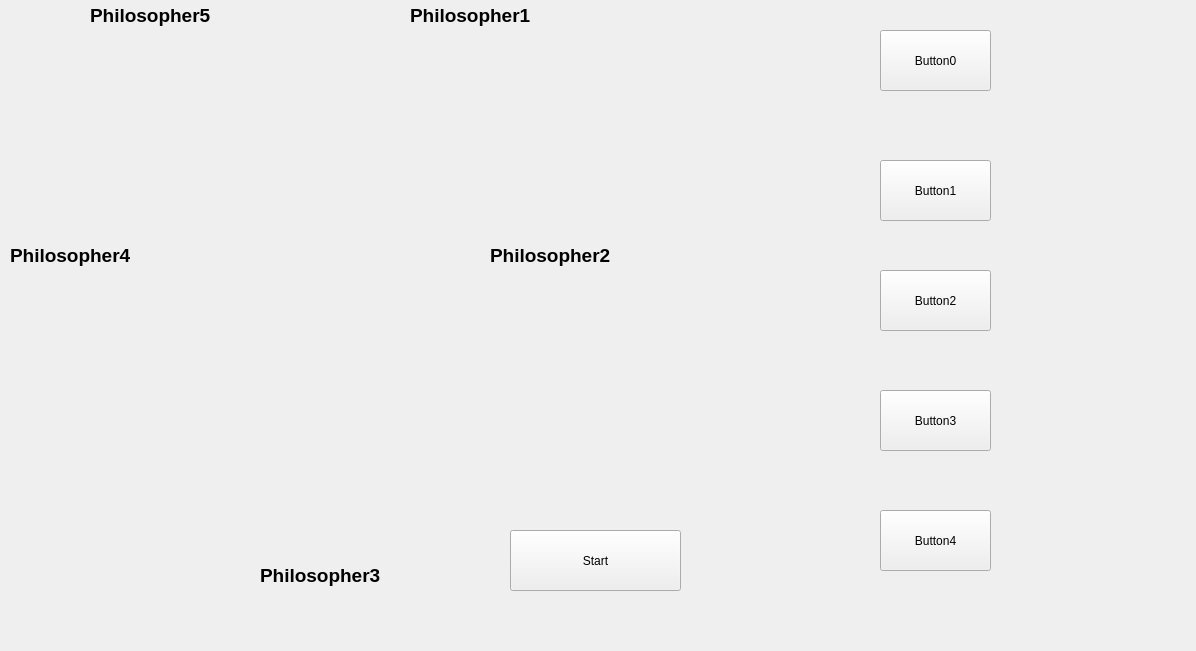
<?xml version="1.0" encoding="UTF-8"?>
<ui version="4.0">
 <class>MainWindow</class>
 <widget class="QMainWindow" name="MainWindow">
  <property name="geometry">
   <rect>
    <x>0</x>
    <y>0</y>
    <width>1196</width>
    <height>651</height>
   </rect>
  </property>
  <property name="sizePolicy">
   <sizepolicy hsizetype="Preferred" vsizetype="Preferred">
    <horstretch>0</horstretch>
    <verstretch>0</verstretch>
   </sizepolicy>
  </property>
  <property name="windowTitle">
   <string>MainWindow</string>
  </property>
  <widget class="QWidget" name="centralwidget">
   <widget class="QLabel" name="Table">
    <property name="geometry">
     <rect>
      <x>140</x>
      <y>90</y>
      <width>381</width>
      <height>381</height>
     </rect>
    </property>
    <property name="text">
     <string/>
    </property>
    <property name="pixmap">
     <pixmap resource="test.qrc">:/newPrefix/table.png</pixmap>
    </property>
   </widget>
   <widget class="QLabel" name="spa1">
    <property name="geometry">
     <rect>
      <x>380</x>
      <y>260</y>
      <width>101</width>
      <height>111</height>
     </rect>
    </property>
    <property name="text">
     <string/>
    </property>
    <property name="pixmap">
     <pixmap resource="test.qrc">:/newPrefix/spa1.png</pixmap>
    </property>
   </widget>
   <widget class="QLabel" name="spa2">
    <property name="geometry">
     <rect>
      <x>270</x>
      <y>350</y>
      <width>131</width>
      <height>111</height>
     </rect>
    </property>
    <property name="text">
     <string/>
    </property>
    <property name="pixmap">
     <pixmap resource="test.qrc">:/newPrefix/spa1.png</pixmap>
    </property>
   </widget>
   <widget class="QLabel" name="spa3">
    <property name="geometry">
     <rect>
      <x>150</x>
      <y>270</y>
      <width>131</width>
      <height>111</height>
     </rect>
    </property>
    <property name="text">
     <string/>
    </property>
    <property name="pixmap">
     <pixmap resource="test.qrc">:/newPrefix/spa1.png</pixmap>
    </property>
   </widget>
   <widget class="QLabel" name="spa5">
    <property name="geometry">
     <rect>
      <x>340</x>
      <y>140</y>
      <width>101</width>
      <height>101</height>
     </rect>
    </property>
    <property name="text">
     <string/>
    </property>
    <property name="pixmap">
     <pixmap resource="test.qrc">:/newPrefix/spa1.png</pixmap>
    </property>
   </widget>
   <widget class="QLabel" name="spa4">
    <property name="geometry">
     <rect>
      <x>190</x>
      <y>140</y>
      <width>101</width>
      <height>101</height>
     </rect>
    </property>
    <property name="text">
     <string/>
    </property>
    <property name="pixmap">
     <pixmap resource="test.qrc">:/newPrefix/spa1.png</pixmap>
    </property>
   </widget>
   <widget class="QPushButton" name="Button0">
    <property name="geometry">
     <rect>
      <x>880</x>
      <y>30</y>
      <width>111</width>
      <height>61</height>
     </rect>
    </property>
    <property name="text">
     <string>Button0</string>
    </property>
   </widget>
   <widget class="QPushButton" name="Button1">
    <property name="geometry">
     <rect>
      <x>880</x>
      <y>160</y>
      <width>111</width>
      <height>61</height>
     </rect>
    </property>
    <property name="text">
     <string>Button1</string>
    </property>
   </widget>
   <widget class="QPushButton" name="Button2">
    <property name="geometry">
     <rect>
      <x>880</x>
      <y>270</y>
      <width>111</width>
      <height>61</height>
     </rect>
    </property>
    <property name="text">
     <string>Button2</string>
    </property>
   </widget>
   <widget class="QPushButton" name="Button3">
    <property name="geometry">
     <rect>
      <x>880</x>
      <y>390</y>
      <width>111</width>
      <height>61</height>
     </rect>
    </property>
    <property name="text">
     <string>Button3</string>
    </property>
   </widget>
   <widget class="QLabel" name="fork2">
    <property name="geometry">
     <rect>
      <x>320</x>
      <y>310</y>
      <width>101</width>
      <height>121</height>
     </rect>
    </property>
    <property name="text">
     <string/>
    </property>
    <property name="pixmap">
     <pixmap resource="test.qrc">:/newPrefix/fork2.png</pixmap>
    </property>
   </widget>
   <widget class="QLabel" name="fork1">
    <property name="geometry">
     <rect>
      <x>350</x>
      <y>180</y>
      <width>141</width>
      <height>141</height>
     </rect>
    </property>
    <property name="text">
     <string/>
    </property>
    <property name="pixmap">
     <pixmap resource="test.qrc">:/newPrefix/fork1.png</pixmap>
    </property>
   </widget>
   <widget class="QLabel" name="fork3">
    <property name="geometry">
     <rect>
      <x>170</x>
      <y>310</y>
      <width>141</width>
      <height>131</height>
     </rect>
    </property>
    <property name="text">
     <string/>
    </property>
    <property name="pixmap">
     <pixmap resource="test.qrc">:/newPrefix/fork3.png</pixmap>
    </property>
   </widget>
   <widget class="QLabel" name="fork4">
    <property name="geometry">
     <rect>
      <x>120</x>
      <y>190</y>
      <width>141</width>
      <height>131</height>
     </rect>
    </property>
    <property name="text">
     <string/>
    </property>
    <property name="pixmap">
     <pixmap resource="test.qrc">:/newPrefix/fork4.png</pixmap>
    </property>
   </widget>
   <widget class="QLabel" name="fork0">
    <property name="geometry">
     <rect>
      <x>230</x>
      <y>90</y>
      <width>161</width>
      <height>161</height>
     </rect>
    </property>
    <property name="text">
     <string/>
    </property>
    <property name="pixmap">
     <pixmap resource="test.qrc">:/newPrefix/fork0.png</pixmap>
    </property>
    <property name="scaledContents">
     <bool>true</bool>
    </property>
    <property name="wordWrap">
     <bool>false</bool>
    </property>
   </widget>
   <widget class="QLabel" name="face1">
    <property name="geometry">
     <rect>
      <x>400</x>
      <y>30</y>
      <width>131</width>
      <height>121</height>
     </rect>
    </property>
    <property name="text">
     <string/>
    </property>
    <property name="pixmap">
     <pixmap resource="test.qrc">:/newPrefix/face2.png</pixmap>
    </property>
    <property name="scaledContents">
     <bool>true</bool>
    </property>
   </widget>
   <widget class="QLabel" name="face2">
    <property name="geometry">
     <rect>
      <x>480</x>
      <y>280</y>
      <width>131</width>
      <height>141</height>
     </rect>
    </property>
    <property name="text">
     <string/>
    </property>
    <property name="pixmap">
     <pixmap resource="test.qrc">:/newPrefix/face2.png</pixmap>
    </property>
    <property name="scaledContents">
     <bool>true</bool>
    </property>
   </widget>
   <widget class="QLabel" name="face5">
    <property name="geometry">
     <rect>
      <x>90</x>
      <y>40</y>
      <width>121</width>
      <height>131</height>
     </rect>
    </property>
    <property name="text">
     <string/>
    </property>
    <property name="pixmap">
     <pixmap resource="test.qrc">:/newPrefix/face1.png</pixmap>
    </property>
    <property name="scaledContents">
     <bool>true</bool>
    </property>
   </widget>
   <widget class="QLabel" name="face4">
    <property name="geometry">
     <rect>
      <x>20</x>
      <y>280</y>
      <width>131</width>
      <height>131</height>
     </rect>
    </property>
    <property name="text">
     <string/>
    </property>
    <property name="pixmap">
     <pixmap resource="test.qrc">:/newPrefix/face1.png</pixmap>
    </property>
    <property name="scaledContents">
     <bool>true</bool>
    </property>
   </widget>
   <widget class="QLabel" name="face3">
    <property name="geometry">
     <rect>
      <x>250</x>
      <y>450</y>
      <width>131</width>
      <height>121</height>
     </rect>
    </property>
    <property name="text">
     <string/>
    </property>
    <property name="pixmap">
     <pixmap resource="test.qrc">:/newPrefix/face.png</pixmap>
    </property>
    <property name="scaledContents">
     <bool>true</bool>
    </property>
   </widget>
   <widget class="QPushButton" name="Button4">
    <property name="geometry">
     <rect>
      <x>880</x>
      <y>510</y>
      <width>111</width>
      <height>61</height>
     </rect>
    </property>
    <property name="text">
     <string>Button4</string>
    </property>
   </widget>
   <widget class="QPushButton" name="Start_button">
    <property name="geometry">
     <rect>
      <x>510</x>
      <y>530</y>
      <width>171</width>
      <height>61</height>
     </rect>
    </property>
    <property name="text">
     <string>Start</string>
    </property>
   </widget>
   <widget class="QLabel" name="label">
    <property name="geometry">
     <rect>
      <x>410</x>
      <y>0</y>
      <width>121</width>
      <height>31</height>
     </rect>
    </property>
    <property name="text">
     <string>&lt;html&gt;&lt;head/&gt;&lt;body&gt;&lt;p&gt;&lt;span style=&quot; font-size:14pt; font-weight:700;&quot;&gt;Philosopher1&lt;/span&gt;&lt;/p&gt;&lt;/body&gt;&lt;/html&gt;</string>
    </property>
   </widget>
   <widget class="QLabel" name="label_2">
    <property name="geometry">
     <rect>
      <x>490</x>
      <y>240</y>
      <width>121</width>
      <height>31</height>
     </rect>
    </property>
    <property name="text">
     <string>&lt;html&gt;&lt;head/&gt;&lt;body&gt;&lt;p&gt;&lt;span style=&quot; font-size:14pt; font-weight:700;&quot;&gt;Philosopher2&lt;/span&gt;&lt;/p&gt;&lt;/body&gt;&lt;/html&gt;</string>
    </property>
   </widget>
   <widget class="QLabel" name="label_3">
    <property name="geometry">
     <rect>
      <x>260</x>
      <y>560</y>
      <width>121</width>
      <height>31</height>
     </rect>
    </property>
    <property name="text">
     <string>&lt;html&gt;&lt;head/&gt;&lt;body&gt;&lt;p&gt;&lt;span style=&quot; font-size:14pt; font-weight:700;&quot;&gt;Philosopher3&lt;/span&gt;&lt;/p&gt;&lt;/body&gt;&lt;/html&gt;</string>
    </property>
   </widget>
   <widget class="QLabel" name="label_4">
    <property name="geometry">
     <rect>
      <x>10</x>
      <y>240</y>
      <width>121</width>
      <height>31</height>
     </rect>
    </property>
    <property name="text">
     <string>&lt;html&gt;&lt;head/&gt;&lt;body&gt;&lt;p&gt;&lt;span style=&quot; font-size:14pt; font-weight:700;&quot;&gt;Philosopher4&lt;/span&gt;&lt;/p&gt;&lt;/body&gt;&lt;/html&gt;</string>
    </property>
   </widget>
   <widget class="QLabel" name="label_5">
    <property name="geometry">
     <rect>
      <x>90</x>
      <y>0</y>
      <width>121</width>
      <height>31</height>
     </rect>
    </property>
    <property name="text">
     <string>&lt;html&gt;&lt;head/&gt;&lt;body&gt;&lt;p&gt;&lt;span style=&quot; font-size:14pt; font-weight:700;&quot;&gt;Philosopher5&lt;/span&gt;&lt;/p&gt;&lt;/body&gt;&lt;/html&gt;</string>
    </property>
   </widget>
   <widget class="QLabel" name="phi1">
    <property name="geometry">
     <rect>
      <x>750</x>
      <y>10</y>
      <width>91</width>
      <height>101</height>
     </rect>
    </property>
    <property name="text">
     <string/>
    </property>
    <property name="pixmap">
     <pixmap resource="test.qrc">:/newPrefix/Philosopher/image/phi_thinking0.jpg</pixmap>
    </property>
    <property name="scaledContents">
     <bool>true</bool>
    </property>
   </widget>
   <widget class="QLabel" name="phi2">
    <property name="geometry">
     <rect>
      <x>750</x>
      <y>130</y>
      <width>91</width>
      <height>101</height>
     </rect>
    </property>
    <property name="text">
     <string/>
    </property>
    <property name="pixmap">
     <pixmap resource="test.qrc">:/newPrefix/Philosopher/image/phi_thinking0.jpg</pixmap>
    </property>
    <property name="scaledContents">
     <bool>true</bool>
    </property>
   </widget>
   <widget class="QLabel" name="phi3">
    <property name="geometry">
     <rect>
      <x>750</x>
      <y>250</y>
      <width>91</width>
      <height>101</height>
     </rect>
    </property>
    <property name="text">
     <string/>
    </property>
    <property name="pixmap">
     <pixmap resource="test.qrc">:/newPrefix/Philosopher/image/phi_thinking0.jpg</pixmap>
    </property>
    <property name="scaledContents">
     <bool>true</bool>
    </property>
   </widget>
   <widget class="QLabel" name="phi4">
    <property name="geometry">
     <rect>
      <x>750</x>
      <y>370</y>
      <width>91</width>
      <height>101</height>
     </rect>
    </property>
    <property name="text">
     <string/>
    </property>
    <property name="pixmap">
     <pixmap resource="test.qrc">:/newPrefix/Philosopher/image/phi_thinking0.jpg</pixmap>
    </property>
    <property name="scaledContents">
     <bool>true</bool>
    </property>
   </widget>
   <widget class="QLabel" name="phi5">
    <property name="geometry">
     <rect>
      <x>750</x>
      <y>490</y>
      <width>91</width>
      <height>101</height>
     </rect>
    </property>
    <property name="text">
     <string/>
    </property>
    <property name="pixmap">
     <pixmap resource="test.qrc">:/newPrefix/Philosopher/image/phi_thinking0.jpg</pixmap>
    </property>
    <property name="scaledContents">
     <bool>true</bool>
    </property>
   </widget>
  </widget>
 </widget>
 <resources>
  <include location="test.qrc"/>
 </resources>
 <connections/>
</ui>
